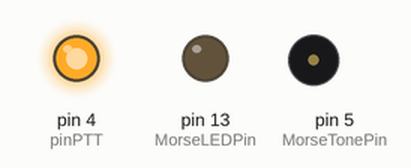
This sketch was run on a simulated Arduino Uno, built with avr-gcc and run on an emulated ATmega328P. Shown: output pins drawn as LEDs (lit = HIGH), buzzer (waves = sounding). What the sketch prints to the serial monitor is not drawn.

Above: at 0.98 s.
Timing chart, 0 to 40.0 s (numbered marks = the images above):
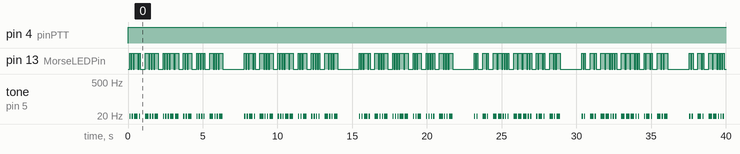

Measured:
- by itself, pin 4 (pinPTT): LOW → HIGH at 0.00 s
- by itself, tone on pin 5 (MorseTonePin): plays 7 Hz for 0.08 s, 7 Hz for 0.08 s, 7 Hz for 0.24 s, 7 Hz for 0.08 s, 7 Hz for 0.24 s, 7 Hz for 0.08 s … (121 notes in this stretch)

The sketch:

morse.ino
```cpp
#include "MorseAlphabet.h"
/*
#include <Wire.h>
#include <SparkFunT5403.h>
T5403 barometer(MODE_I2C);
*/
float tc = 12.54;                        // T°C du capteur
double pa;                        // Pression atmosphérique absolue


int MorseVitesse = 15;                                            // Vitesse Mot Minute
int MorseToneFreq = 7;                                        // Frequence Tonalité

int pinPTT = 4;                             // Pin 4 passe au niveau haut en Tx
int MorseLEDPin = 13;                       // Pin 13 passe au niveau haut pour les traits et points
int MorseTonePin = 5;                       // Pin 5 fournit un signal audio 700Hz CW
int cw;
int CWpoint = 1200 / MorseVitesse;
int CWtrait = CWpoint * 3;
int CWword = CWpoint * 7;
int letter;
char code;
String MorseLetter;
int istr;
int i;

String message;

void on() {
  digitalWrite(MorseLEDPin, HIGH);
  tone(MorseTonePin, MorseToneFreq);
}

void off() {
  digitalWrite(MorseLEDPin, LOW);
  noTone(MorseTonePin);
}

void TransmitLetter(String MorseLetter) {
  for (i = 0; i < MorseLetter.length(); i++){
    if (MorseLetter[i] == '.'){
      // duree d'un point
      cw = CWpoint;
      Serial.print('.');
    } else {
      // duree d'un trait
      cw = CWtrait;
      Serial.print('-');
    }
    on();
    delay(cw);
    off();
    // entre chaque lettre, duree d'un point
    delay(CWpoint);
  }
  delay(CWtrait);
}

void TransmitMorse(String msg){
  // Serial.println("in transmitMorse");
  CWpoint = 1200 / MorseVitesse;
  CWtrait = CWpoint * 3;
  for (istr = 0; istr < msg.length(); istr++) {
    // Serial.println((int) msg[istr]);
    letter = (int) msg[istr] - 33;
    if (letter < 0) {
      // espace qui separe deux mots
      Serial.println("////");
      delay(CWword);
    } else {
      // Serial.println(letter);
      MorseLetter = MorseAlphabet[letter];
      Serial.print(msg[istr]);
      Serial.print(':');
      Serial.print(MorseLetter);
      Serial.print(" : ");
      TransmitLetter(MorseLetter);
      Serial.println();
    }
  }
  delay(CWpoint * 7);
  Serial.println("End of Message");
}


void setup() {
    Serial.begin(9600);
    pinMode(pinPTT, OUTPUT);
    pinMode(MorseLEDPin, OUTPUT);
    pinMode(MorseTonePin, OUTPUT);
    Serial.println("Balise FX3UHX - Cours F8KCF ");
    Serial.println();
}

void loop() {
    /*
    tc = barometer.getTemperature(CELSIUS);
    pa  = barometer.getPressure(MODE_ULTRA);
    */
    tc += 0.3;
    pa = 1032;
    /* */
    message = "FX3UHX  FX3UHX  FX3UHX  IN78RK  IN78RK  IN78RK BT PAR ";
    // 1 W 1 W 1W QNH PA QNH PA QNH PA TEMP TC TEMP TC TEMP TC ";
    /* */
    // !!! Ne pas mettre de lettres en minuscules dans le message !!!!
    // message = String("AB CD");
    message += String(" TEMP ");
    message += String(tc, 3);
    message += " 1 W 1 W 1W QNH PA QNH PA QNH PA TEMP TC TEMP TC TEMP TC ";
    digitalWrite(pinPTT, HIGH);
    Serial.println(message);
    TransmitMorse(message);
    digitalWrite(pinPTT, LOW);
    delay(8000);
}
```

MorseAlphabet.h
```cpp
char* MorseAlphabet[] = {
	"---.",	// ! 33
	".-..-.",	// " 34
	"\0",	// # 35
	"...-..-",	// $ 36
	"\0",	// % 37
	".-...",	// & 38
	".----.",	// " 39
	"-.--.",	// ( 40
	"-.--.-",	// ) 41
	"\0",	// * 42
	".-.-.",	// + 43
	"--..--",	// , 44
	"-....-",	// - 45
	".-.-.-",	// . 46
	"-..-.",	// / 47
	"-----",	// 0 48
	".----",	// 1 49
	"..---",	// 2 50
	"...--",	// 3 51
	"....-",	// 4 52
	".....",	// 5 53
	"-....",	// 6 54
	"--...",	// 7 55
	"---..",	// 8 56
	"----.",	// 9 57
	"---...",	// : 58
	"-.-.-.",	// ; 59
	"\0",	// < 60
	"-...-",	// = 61
	"\0",	// > 62
	"..--..",	// ? 63
	".--.-.",	// @ 64
	".-",	// A 65
	"-...",	// B 66
	"-.-.",	// C 67
	"-..",	// D 68
	".",	// E 69
	"..-.",	// F 70
	"--.",	// G 71
	"....",	// H 72
	"..",	// I 73
	".---",	// J 74
	"-.-",	// K 75
	".-..",	// L 76
	"--",	// M 77
	"-.",	// N 78
	"---",	// O 79
	".--.",	// P 80
	"--.-",	// Q 81
	".-.",	// R 82
	"...",	// S 83
	"-",	// T 84
	"..-",	// U 85
	"...-",	// V 86
	".--",	// W 87
	"-..-",	// X 88
	"-.--",	// Y 89
	"--..",	// Z 90
	"-.--.",	// [ 91
	"\0",	// \ 92
	"-.--.-",	// ] 93
	"\0",	// ^ 94
	"..--.-",	// _ 95
};
```
